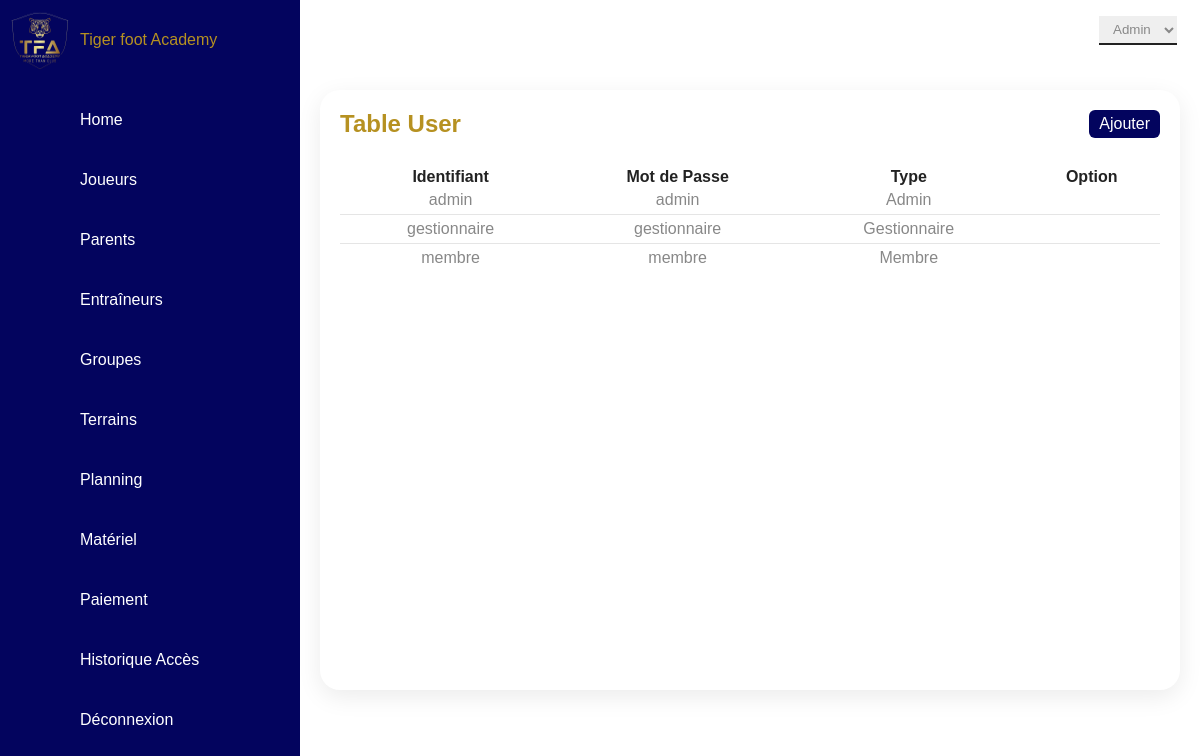
Before: /user.php (signed in) with the older database file.
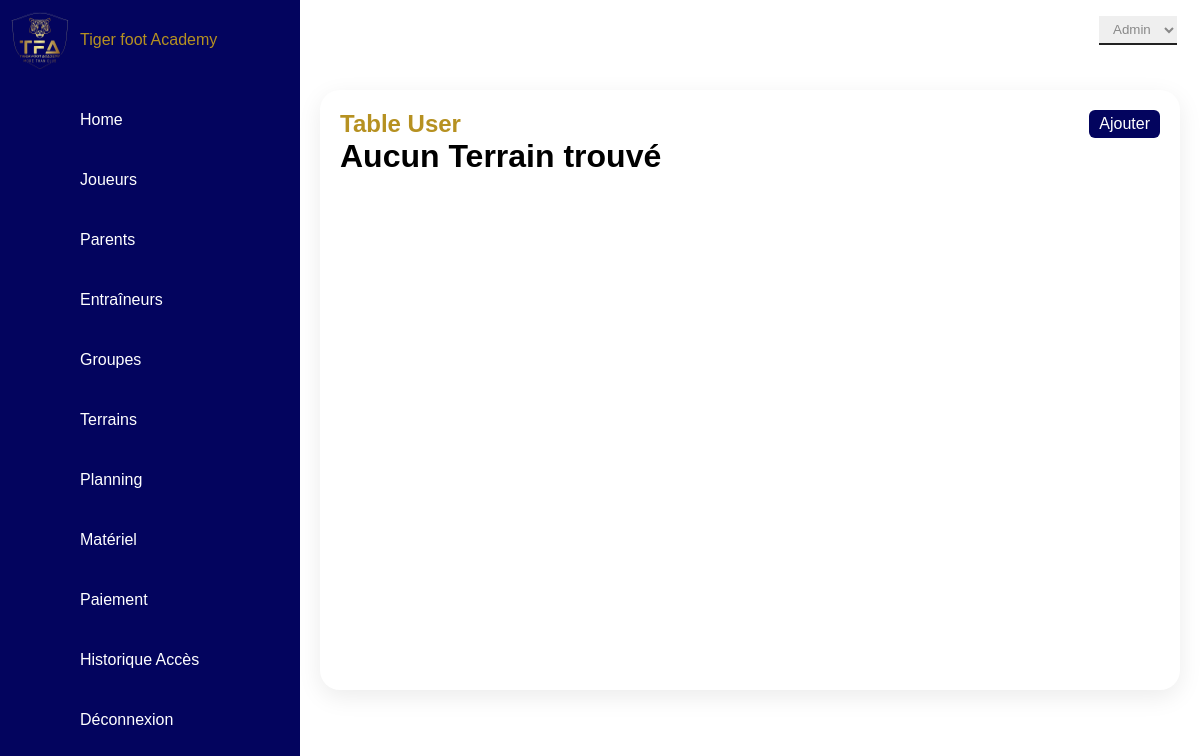
After: the same page with the newer database file.
### tables this page shows
CREATE TABLE users (
    id INT PRIMARY KEY AUTO_INCREMENT,
    identifiant VARCHAR(50) ,
    pass VARCHAR(255) NOT NULL,
    user_type ENUM('Admin', 'Gestionnaire', 'Membre') NOT NULL
);

### user.php (the view, shortened to what this page needs)
<?php
require_once "connection.php";
include "navigation.php";
$sql1 = "SELECT * FROM users;";
$result1 =mysqli_query($con,$sql1);
$nb=mysqli_num_rows($result1);
?>
<!DOCTYPE html>
<html lang="en">
<head>
    <link rel="stylesheet" href="styleDashbord.css">
</head>
<body>
<div class="main">
        <div class="topbar">
            <div class="toggle"><ion-icon name="menu-outline"></ion-icon></div>
            <div class="user">
            <div class="notification"><a href="notifications.php"><ion-icon name="notifications-outline"></ion-icon></a></div>
            <div class="userType">
            <select id="userTypeSelect">
            <option value="admin">Admin</option>
                    </select>
                </div>
            </div>
        </div>
        <div class="detaille">
            <div class="affichageTable">
                <div class="cardHeader">
                    <h2>Table User</h2>
                    <a href="addUser.php" class="btn"><ion-icon name="add-outline"></ion-icon>Ajouter</a>
                </div>
                <?php if ($nb > 0) {   ?>
                <table>
                    <thead>
                        <tr>
                            <th>Identifiant</th>
                            <th>Mot de Passe</th>
                            <th>Type</th>
                            <th colspan="2">Option</th>
                        </tr>
                    </thead>
                    <TBody>
                        <?php while($row = mysqli_fetch_assoc($result1)) { ?>
                        <tr>
                            <td align="center"><?php echo $row["identifiant"]; ?></td>
                            <td align="center"><?php echo $row["pass"]; ?></td>
                            <td align="center"><?php echo $row["user_type"]; ?></td>
                            <td align="center"><a onclick="return confirm('Êtes-vous sûr de vouloir modifier ce user ?')" href="edituser.php?id=<?php echo ($row["id"]);?>"><ion-icon name="create-outline"></ion-icon></a></td>
                            <td align="center"><a onclick="return confirm('Êtes-vous sûr de vouloir supprimer ce user ?')" href="deleteuser.php?id=<?php echo($row["id"]); ?>"><ion-icon name="trash-outline"></ion-icon></a></td>
                        </tr>
                        <?php } ?>
                    </TBody>
                </table>
            </div>
            <?php }
                else {?>
            <div class="jumbotron">
                <h1>Aucun Terrain trouvé</h1>
            </div>
            <?php } ?>
        </div>
    </div>
    </div>
</body>
</html>

Changed rows visible on the page:
removed users: identifiant "admin", pass "admin", user_type "Admin"
removed users: identifiant "gestionnaire", pass "gestionnaire", user_type "Gestionnaire"
removed users: identifiant "membre", pass "membre", user_type "Membre"
Other visible differences:
text no longer shown: "Identifiant Mot de Passe Type Option"
text now shown: "Aucun Terrain trouvé"
